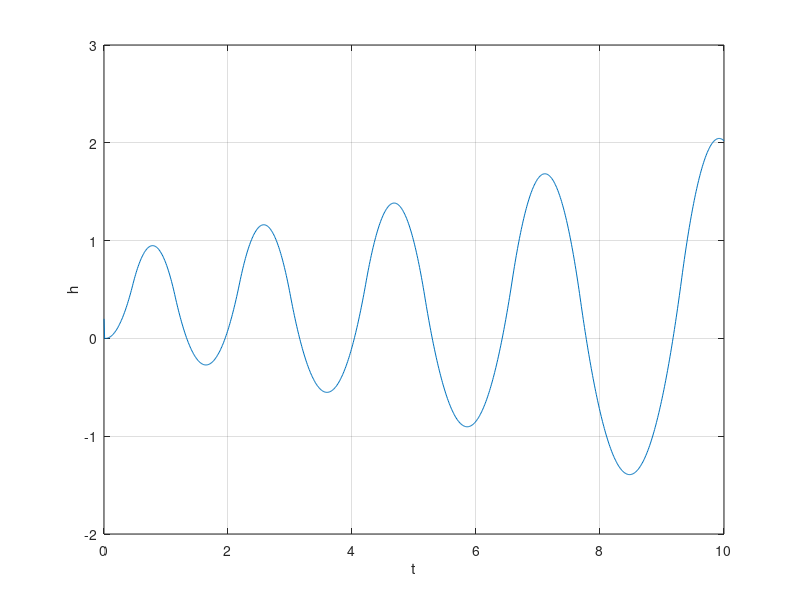
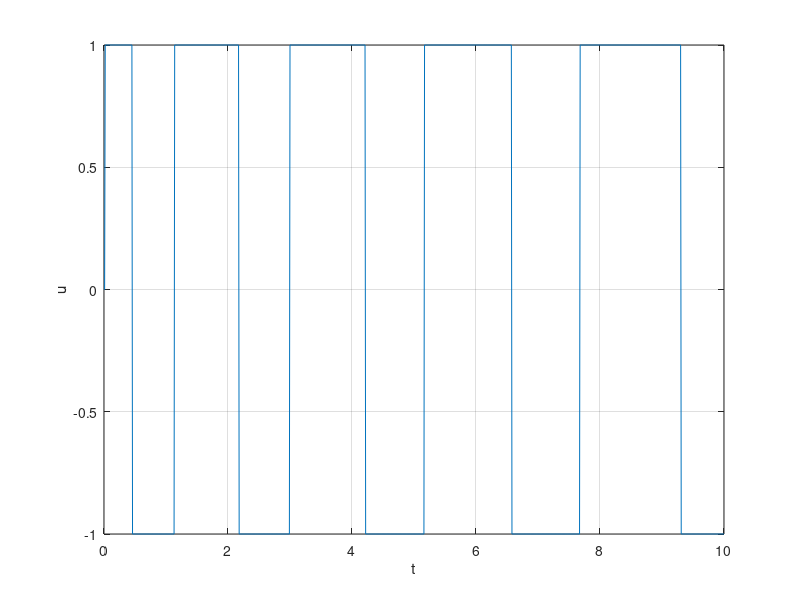
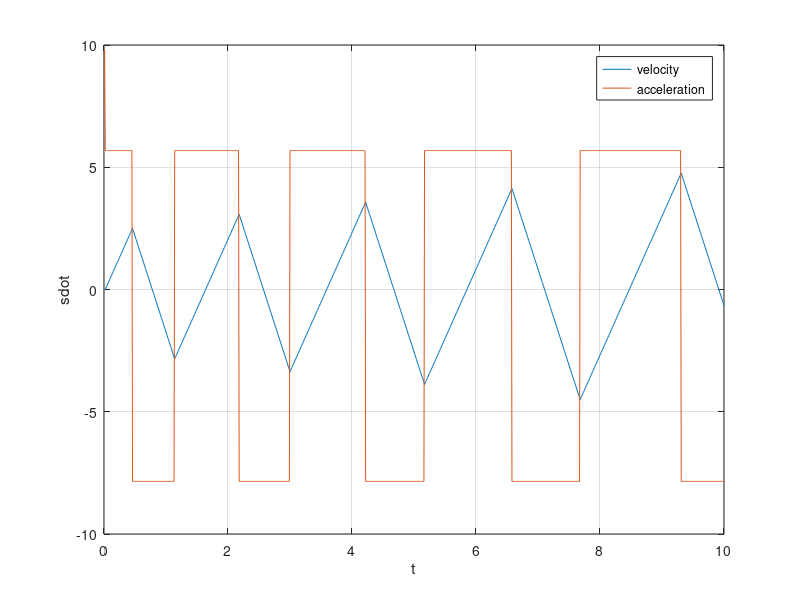

Reproduce these figures in MATLAB, in order.
close all
clear all
% Physical properties
params.gravity = 9.81;
params.mass = 0.522;
K = 4.555764;
tl = 29;
sl = 100;
ut0 = 0/29; % trim tab value; fixed

s_des = [0.5; 0];
kv =1000;
kp = 5;
ki = 0;

e_prev = 0;
e_sum = 0;
dt = 0.01;
tspan = 0:dt:10;
y = zeros(length(tspan),2);
s = [.2;0];
y(1,: ) = s;
e = zeros(length(tspan),1);
u = zeros(length(tspan),1);
sdot = zeros(2,length(tspan));
sdot(2,1:3) = params.gravity;

for i = 3:length(tspan)
    e(i) =s_des(1,1) - s(1,1);
    u(i) = u(i-1) + kp*e(i)+kv*e(i-1) + ki*e(i-2);
    u(i) = min(max(-1, u(i)),1);
    u_net = (u(i)*sl + ut0*tl)/(sl+tl);
    u_net = min(max(-1, u_net),1);
    T = K*(u_net +1);
    sdot(:,i) = [s(2);T/params.mass - params.gravity];
    y(i+1,:) = y(i,:) + (sdot(:,i)*dt)';
    s = y(i+1,:)';
end
sdot = sdot';
figure;
plot(tspan,y(1:end-1,1));
xlabel('t');
ylabel('h');
grid on

figure(2);
plot(tspan,u);
xlabel('t');
ylabel('u');
grid on

figure(3);
plot(tspan,sdot);
xlabel('t');
ylabel('sdot');
legend('velocity','acceleration');
grid on
